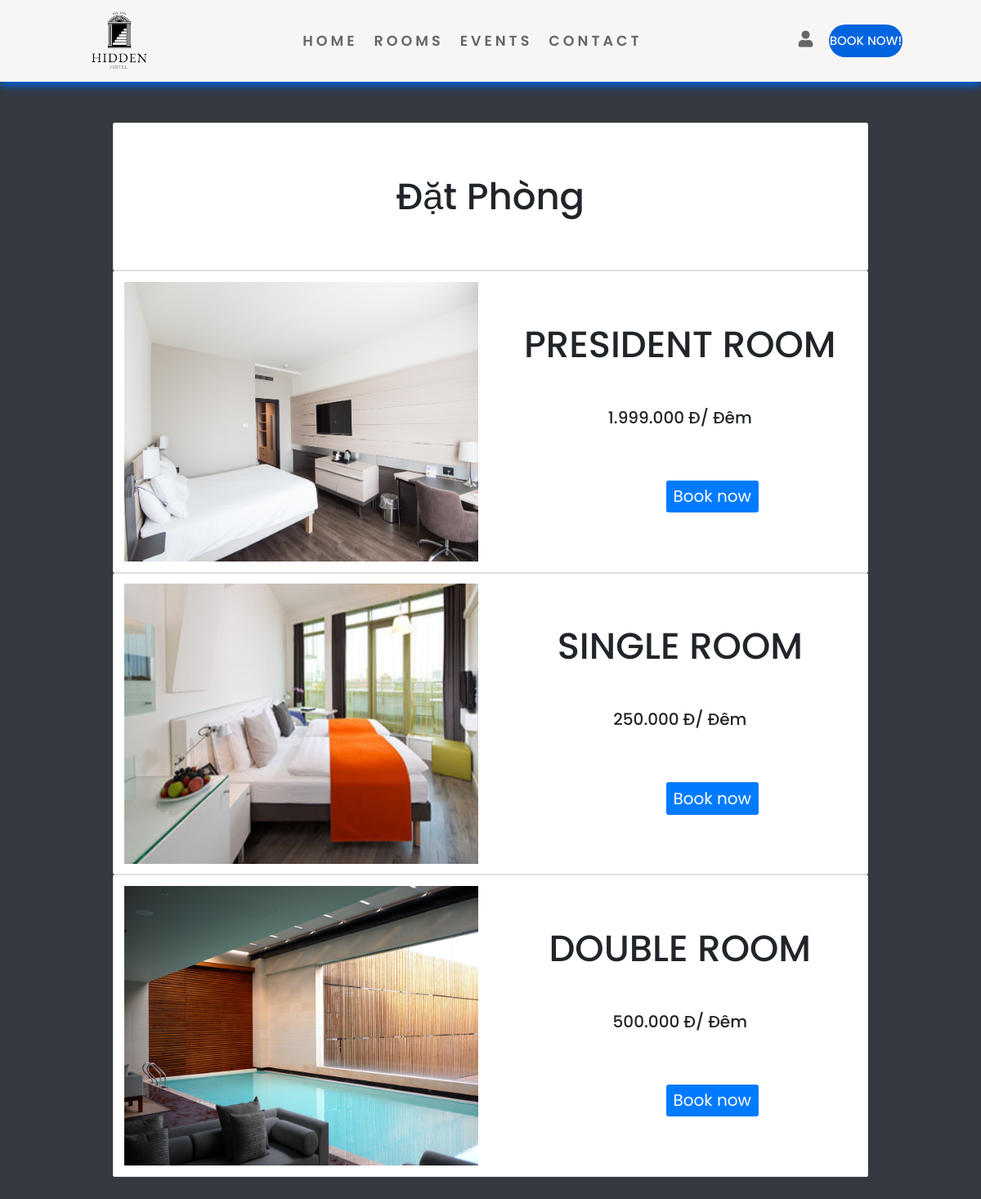
Screenshot of /booking.php with the database file from the repository.
### tables this page shows
CREATE TABLE `room_category` (
  `id` int(255) NOT NULL,
  `name` varchar(255) NOT NULL,
  `price` float NOT NULL,
  `img` text NOT NULL
);

### admin/lib_db.php (called while the page is built, shortened)
<?php
global $link;
function select_list($sql){
	return exec_select($sql);
}
function exec_select($sql){
	global $link;
	$ret = isset($ret) ? $ret : array();
	$res = $link->query($sql);
	$err = mysqli_error($link);
	if ($res ){
		while( $row = $res->fetch_array(MYSQLI_ASSOC) )
		{
			$ret[]= $row ;
		}
	}
	return $ret;
}

### booking.php (the view, shortened to what this page needs)
<?php
   include("admin/lib_db.php");
?>
<!DOCTYPE html>
<html lang="en">
<head>
    <link rel="stylesheet" href="https://cdnjs.cloudflare.com/ajax/libs/font-awesome/5.15.4/css/all.min.css">
    <link rel="stylesheet" href="https://stackpath.bootstrapcdn.com/bootstrap/4.3.1/css/bootstrap.min.css"
>
    <link rel="stylesheet" href="https://cdnjs.cloudflare.com/ajax/libs/twitter-bootstrap/5.0.2/css/bootstrap.min.css">
    <link rel="stylesheet" href="https://unpkg.com/swiper@7/swiper-bundle.min.css" />
    <link rel="stylesheet" href="//code.jquery.com/ui/1.13.0/themes/base/jquery-ui.css">
    <link rel="stylesheet" href="https://maxcdn.bootstrapcdn.com/bootstrap/4.0.0/css/bootstrap.min.css"
>
    <link rel="stylesheet" href="css/style.css">
    <link rel="stylesheet" href="css/bookingg.css">
</head>
<body>
    <header class="header">
        <a href="index.php" class="logo">
            <img src="img/logo.jpg" style="width: 100px;">
        </a>
        <nav class="navbar">
            <a href="index.php">home</a>
            <a href="phong.php">Rooms</a>
            <a href="events.php">events</a>
            <a href="contact.php">contact</a>
        </nav>
        <div class="icons">
            <div class="fas fa-user" id="login-btn"><a href="admin/login.php"></a></div>
            <a href="booking.php"><button class="booking-btn" id="booking-btn">BOOK NOW!</button></a>
        </div>
    </header>
    <section class="main" style="background-color: #343a40; height:100%; margin-top:50px ">
        <div class="container">
            <div class="col-md-12">
                <div class="card">
                    <div class="card-body">
                        <h1>Đặt Phòng</h1>
                    </div>
                </div>
                <?php
                    $sql = "select * from room_category ";
                    $datas = select_list($sql);
                    foreach($datas as $data){
                ?>
                <div class="card">
                    <div class="card-body">
                        <div class="row">
                            <div class="col-md-6">
                                <img src="img/<?php echo $data["img"] ?>" alt="">
                            </div>
                            <div class="col-md-6">
                                <h1><?php echo $data["name"] ?></h2>
                                    <h2><?php echo $data['price'].".000 Đ"?><span>/ đêm</span></h2>
                                    <div>
                                        <button class="btn btn-primary book_now" type="button" data-toggle="modal"
                                            data-target="#modal" data-id="<?php echo $data['id'] ?>">Book
                                            now</button>
                                    </div>
                            </div>
                        </div>
                    </div>
                </div>
                <?php }; ?>
            </div>
        </div>
    </section>
</body>
</html>

### css/style.css (style rules this page uses)
* { font-family: 'Poppins', sans-serif; margin: 0; padding: 0; box-sizing: border-box; outline: none; border: none; text-decoration: none; text-transform: none; text-transform: capitalize; transition: .2s linear; }
:root { --blue: #0064df; --black: #222; --white: #fff; --light-color: #666; --light-bg: #f3f3f3; --border: .1rem solid rgb(0, 0, 0, .1); --box-shawdow: 0 .5rem 1rem var(--blue); }
html { font-size: 62.5%; overflow-x: hidden; scroll-behavior: smooth; }
section { padding: 10rem 9%; }
.header { position: fixed; top: 0; left: 0; right: 0; z-index: 10000; background-color: #F7F6F4; box-shadow: var(--box-shawdow); display: flex; align-items: center; justify-content: space-between; padding: 0 8%; }
.header .navbar a { font-size: 1.75rem; font-weight: 600; color: var(--light-color); letter-spacing: 4px; margin: 0 1rem; text-decoration: none; text-transform: uppercase; }
.header .icons div { font-size: 2rem; margin-left: 1.7rem; color: var(--light-color); cursor: pointer; }
.booking-btn { background-color: var(--blue); color: var(--light-bg); font-size: 1.5rem; font-weight: 500; margin-left: 1.7rem; height: 40px; width: 90px; cursor: pointer; border-radius: 5rem; }

### css/bookingg.css (style rules this page uses)
.main img { width: 100%; height: 100%; }
h1 { text-align: center; margin: 50px 0; font-size: 45px; }
h2 { text-align: center; }
.btn { font-size: 20px; margin: 60px 200px; }

### rows the page displays
room_category: img (picture), name "PRESIDENT ROOM", price "1.999"
room_category: img (picture), name "SINGLE ROOM", price "250"
room_category: img (picture), name "DOUBLE ROOM", price "500"
